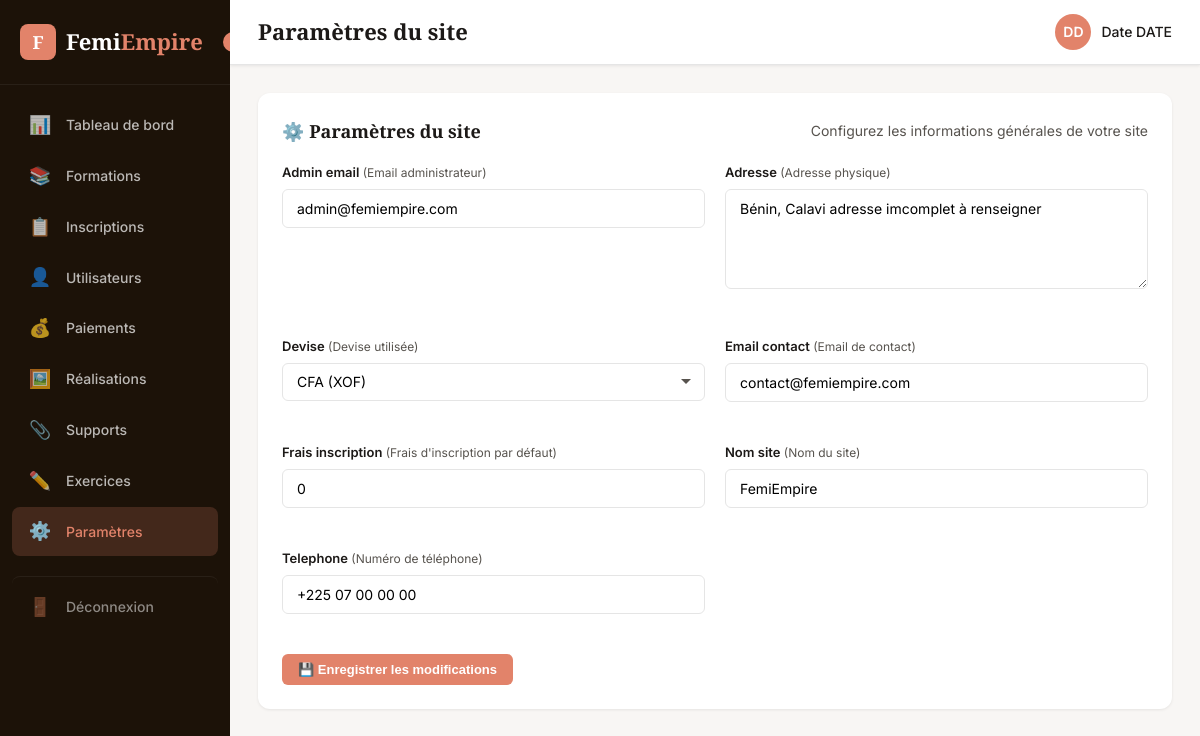
Page /pages/admin/parametres.php (signed in) on the committed database.
### tables this page shows
CREATE TABLE `parametres` (
  `id` int(11) NOT NULL,
  `cle` varchar(100) NOT NULL,
  `valeur` text DEFAULT NULL,
  `description` varchar(255) DEFAULT NULL,
  `created_at` datetime DEFAULT current_timestamp(),
  `updated_at` datetime DEFAULT current_timestamp() ON UPDATE current_timestamp()
);

### pages/admin/parametres.php (the view, shortened to what this page needs)
<?php
require_once __DIR__ . '/includes/header.php';
$pdo = getDB();
$stmt = $pdo->query("SELECT cle, valeur, description FROM parametres ORDER BY cle");
$parametres = $stmt->fetchAll();
?>
<div class="admin-content">
    <div class="card">
        <div class="card-header">
            <h3 class="card-title">⚙️ Paramètres du site</h3>
            <span style="font-size:14px;color:var(--text-light);">Configurez les informations générales de votre site</span>
        </div>
        <form method="POST" action="parametres.php">
            <div style="display:grid;grid-template-columns:1fr 1fr;gap:20px;">
                <?php foreach ($parametres as $param): ?>
                <div class="form-group">
                    <label class="form-label">
                        <?= htmlspecialchars(ucfirst(str_replace('_', ' ', $param['cle']))) ?>
                        <?php if ($param['description']): ?>
                        <span style="font-weight:400;font-size:12px;color:var(--text-light);">(<?= htmlspecialchars($param['description']) ?>)</span>
                        <?php endif; ?>
                    </label>
                    <?php if (strpos($param['cle'], 'email') !== false || strpos($param['cle'], 'telephone') !== false): ?>
                    <input type="text" class="form-control" name="params[<?= htmlspecialchars($param['cle']) ?>]"
                           value="<?= htmlspecialchars($param['valeur']) ?>">
                    <?php elseif (strpos($param['cle'], 'description') !== false || strpos($param['cle'], 'adresse') !== false): ?>
                    <textarea class="form-control" name="params[<?= htmlspecialchars($param['cle']) ?>]" rows="2"><?= htmlspecialchars($param['valeur']) ?></textarea>
                    <?php elseif ($param['cle'] == 'devise'): ?>
                    <select class="form-control form-select" name="params[<?= htmlspecialchars($param['cle']) ?>]">
                        <option value="CFA" <?= $param['valeur'] == 'CFA' ? 'selected' : '' ?>>CFA (XOF)</option>
                    </select>
                    <?php elseif ($param['cle'] == 'frais_inscription'): ?>
                    <input type="number" class="form-control" name="params[<?= htmlspecialchars($param['cle']) ?>]"
                           value="<?= htmlspecialchars($param['valeur']) ?>" step="0.01" min="0">
                    <?php else: ?>
                    <input type="text" class="form-control" name="params[<?= htmlspecialchars($param['cle']) ?>]"
                           value="<?= htmlspecialchars($param['valeur']) ?>">
                    <?php endif; ?>
                </div>
                <?php endforeach; ?>
            </div>
            <div style="margin-top:20px;display:flex;gap:12px;">
                <button type="submit" class="btn btn-primary">💾 Enregistrer les modifications</button>
            </div>
        </form>
    </div>
</div>
<?php require_once __DIR__ . '/includes/footer.php'; ?>

### pages/admin/css/admin.css (style rules this page uses)
:root { --primary: #e2836a; --primary-dark: #c96b54; --primary-darker: #b0553f; --secondary: #fcd34d; --bg: #f8f6f4; --sidebar-bg: #1c1208; --text: #1c1917; --text-light: #57534e; --border: #e5e5e5; --shadow: 0 1px 3px rgba(0,0,0,0.08); --radius: 12px; --transition: 0.3s ease; }
* { margin: 0; padding: 0; box-sizing: border-box; }
body { font-family: 'Inter', sans-serif; background: var(--bg); color: var(--text); line-height: 1.6; }
.admin-content { padding: 32px; }
.card { background: #fff; border-radius: var(--radius); box-shadow: var(--shadow); padding: 24px; margin-bottom: 24px; }
.card-header { display: flex; align-items: center; justify-content: space-between; margin-bottom: 16px; }
.card-title { font-family: 'Playfair Display', serif; font-size: 18px; font-weight: 700; }
.btn { display: inline-flex; align-items: center; gap: 6px; padding: 8px 16px; border: none; border-radius: 6px; font-size: 13px; font-weight: 600; cursor: pointer; transition: all var(--transition); text-decoration: none; }
.btn-primary { background: var(--primary); color: #fff; }
.form-group { margin-bottom: 20px; }
.form-label { display: block; font-size: 13px; font-weight: 600; margin-bottom: 6px; color: var(--text); }
.form-control { width: 100%; padding: 10px 14px; border: 1px solid var(--border); border-radius: 6px; font-size: 14px; font-family: 'Inter', sans-serif; transition: border-color var(--transition); background: #fff; }
.form-control::placeholder { color: #a8a29e; }
.form-select { appearance: none; background-repeat: no-repeat; background-position: right 12px center; padding-right: 36px; }
textarea.form-control { resize: vertical; min-height: 100px; }
html { width: 100%; overflow-x: hidden; }
body { width: 100%; min-width: 0; overflow-x: hidden; }
.card { width: 100%; min-width: 0; overflow: hidden; }
.card-header { gap: 12px; flex-wrap: wrap; }
.card-title { min-width: 0; overflow-wrap: anywhere; }
.btn { max-width: 100%; white-space: normal; text-align: center; }
.form-control, .form-select, textarea, input, select { max-width: 100%; }
@media (max-width: 1200px) { .admin-content { padding: 28px; } }
.admin-content { width: 100%; max-width: 100%; overflow-x: hidden; }
.card { width: 100%; max-width: 100%; overflow: hidden; }
.form-group { min-width: 0; }
.form-control { max-width: 100%; min-width: 0; }
.btn { max-width: 100%; }
.admin-content { width: 100%; max-width: 100%; box-sizing: border-box; }

### rows in the picture
parametres: cle "Admin email", description "Email administrateur", valeur "admin@femiempire.com"
parametres: cle "Adresse", description "Adresse physique", cle+valeur "Bénin, Calavi adresse imcomplet à renseigner"
parametres: cle "Devise", description "Devise utilisée", valeur+cle "CFA (XOF)"
parametres: cle "Email contact", description "Email de contact", valeur "contact@femiempire.com"
parametres: cle "Frais inscription", description "Frais d'inscription par défaut", valeur "0"
parametres: cle "Nom site", description "Nom du site", valeur "FemiEmpire"
parametres: cle "Telephone", description "Numéro de téléphone", valeur "+225 07 00 00 00"

### other values in the picture
$titles[$current_page] "Paramètres du site"
$user_name "Date DATE"
